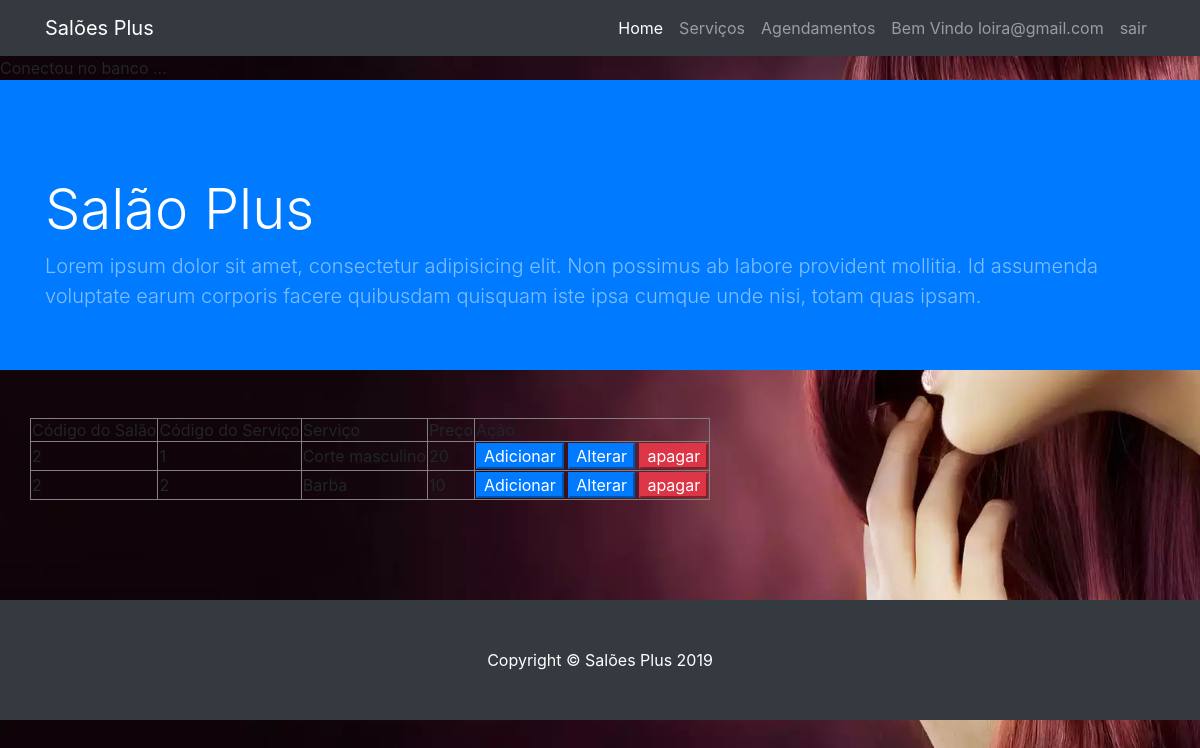
Screenshot of /src/pages/salao/servico.php (signed in) with the database file from the repository.
### tables this page shows
CREATE TABLE `salaoservico` (
  `codSalaoServico` int(11) NOT NULL,
  `codSalao_fk` int(11) NOT NULL,
  `codServico_fk` int(11) NOT NULL
);

CREATE TABLE `salao` (
  `codSalao` int(11) NOT NULL,
  `email` varchar(100) NOT NULL,
  `senha` varchar(100) NOT NULL,
  `nomeResponsavel` varchar(100) NOT NULL,
  `cnpj` varchar(20) NOT NULL,
  `nomeSalao` varchar(100) NOT NULL,
  `cidade` varchar(100) NOT NULL,
  `bairro` varchar(100) NOT NULL,
  `logradouro` varchar(100) NOT NULL,
  `contato` varchar(15) NOT NULL,
  `codSalaoServico_fk` int(11) NOT NULL,
  `codSalaofuncionamento_fk` int(11) NOT NULL,
  `codSalaoFormaPagamento_fk` int(11) NOT NULL
);

CREATE TABLE `servico` (
  `codServico` int(11) NOT NULL,
  `descricaoServico` varchar(100) NOT NULL,
  `precoServico` float NOT NULL
);

### src/pages/salao/servico.php (the view, shortened to what this page needs)
<?php
    require '../../classes/conexao.php';
$logado = $_SESSION['email'];
?>
<!DOCTYPE html>
<html lang="pt-br">
<head>
  <link href="../../../vendor/bootstrap/css/bootstrap.min.css" rel="stylesheet">
  <link href="../../../Salao%20Plus/css/business-frontpage.css" rel="stylesheet">
  <link rel="stylesheet" type="text/css" href="../../../css/index.css">
</head>
<body>
  <nav class="navbar navbar-expand-lg navbar-dark bg-dark fixed-top">
    <div class="container">
      <a class="navbar-brand" href="#">Salões Plus</a>
      <div class="collapse navbar-collapse" id="navbarResponsive">
        <ul class="navbar-nav ml-auto">
          <li class="nav-item active">
            <a class="nav-link" href="#">Home
            </a>
          </li>
          <li class="nav-item">
            <a class="nav-link" href="#">Serviços</a>
          </li>
          <li class="nav-item">
            <a class="nav-link" href="../cliente/Agendamento.php">Agendamentos</a>
          </li>
          <li class="nav-item">
            <a class="nav-link" href="#">
             <?php
                echo "Bem Vindo $logado"
              ?></a>
          </li>
          <li class="nav-item">
            <a class="nav-link" href="../../classes/sair.php">sair</a>
          </li>
        </ul>
      </div>
    </div>
  </nav>
  <header class="bg-primary py-5 mb-5">
    <div class="container h-100">
      <div class="row h-100 align-items-center">
        <div class="col-lg-12">
          <h1 class="display-4 text-white mt-5 mb-2">Salão Plus</h1>
          <p class="lead mb-5 text-white-50">Lorem ipsum dolor sit amet, consectetur adipisicing elit. Non possimus ab labore provident mollitia. Id assumenda voluptate earum corporis facere quibusdam quisquam iste ipsa cumque unde nisi, totam quas ipsam.</p>
        </div>
      </div>
    </div>
  </header>
  <div class="container">
    <div class="row">
            <div class="dados">
               <table border="1">
                <tr>
                  <td>Código do Salão</td>
                  <td>Código do Serviço</td>
                  <td>Serviço</td>
                  <td>Preço</td>
                  <td>Ação</td>
                </tr>
                <?php
                  $servico = $logado;
                  $dado = $pdo->query("SELECT DISTINCT * FROM salao
                    INNER JOIN salaoservico on codSalao = codSalao_fk
                    INNER JOIN servico on codServico_fk = codServico
                    where email = '$servico'") ;
                    foreach ($dado as $row) {
                  ?>
                <tr>
                  <td><?php echo $row['codSalao'];?></td>
                  <td><?php echo $row['codServico'];?></td>
                  <td><?php echo $row['descricaoServico']; ?></td>
                  <td><?php echo $row['precoServico']; ?></td>
                  <td>
                    <div class="container-login100-form-btn m-t-32">
                      <button class="login100-form-btn btn-primary" data-toggle="modal" data-target="#exampleModal<?php echo $row['codSalao'];?>" data-whatever="@getbootstrap">
                        Adicionar
                    </button>
                    <button class="login100-form-btn btn-primary" data-toggle="modal" data-target="#exampleModal" data-whatever="@getbootstrap">
                        Alterar
                    </button>
                    <button class="login100-form-btn btn-danger" data-toggle="modal" data-target="#exampleModal" data-whatever="@getbootstrap">
                        apagar
                    </button>
                    </div>
                  </td>
                </tr>
                <?php } ?>
              </table>
            </div>
        </div>
    </div>
  <footer class="py-5 bg-dark" style="margin-top: 100px;">
    <div class="container">
      <p class="m-0 text-center text-white">Copyright &copy; Salões Plus 2019</p>
    </div>
  </footer>
</body>
</html>

### css/business-frontpage.css (style rules this page uses)
body { padding-top: 56px; }

### css/index.css (style rules this page uses)
* { margin: 0; }
body { background-image: url("../img/salao.jpg"); background-repeat: no-repeat; width: 100%; height: 250px; background-position: center; }

### rows the page displays
salaoservico: codSalao_fk.codSalao "2", codServico_fk.codServico "1", codServico_fk.descricaoServico "Corte masculino", codServico_fk.precoServico "20"
salaoservico: codSalao_fk.codSalao "2", codServico_fk.codServico "2", codServico_fk.descricaoServico "Barba", codServico_fk.precoServico "10"

### other values shown
$logado "loira@gmail.com"
